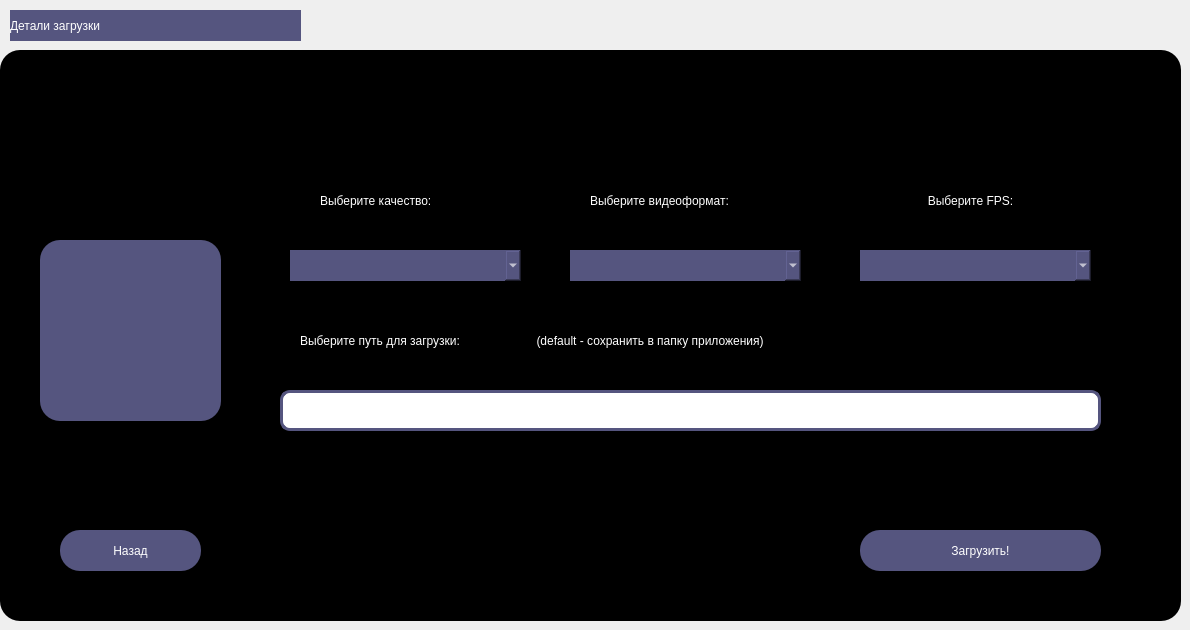
    <widget class="QWidget" name="DownloadDetailsTab">
     <widget class="QFrame" name="DDT_Container">
      <property name="geometry">
       <rect>
        <x>0</x>
        <y>50</y>
        <width>1181</width>
        <height>571</height>
       </rect>
      </property>
      <property name="styleSheet">
       <string notr="true">background-color: rgb(0, 0, 0);
border-radius: 20px;</string>
      </property>
      <property name="frameShape">
       <enum>QFrame::StyledPanel</enum>
      </property>
      <property name="frameShadow">
       <enum>QFrame::Raised</enum>
      </property>
      <widget class="QLabel" name="DDT_VideoName">
       <property name="geometry">
        <rect>
         <x>40</x>
         <y>40</y>
         <width>1111</width>
         <height>41</height>
        </rect>
       </property>
       <property name="styleSheet">
        <string notr="true">font: 63 12pt &quot;Yu Gothic UI Semibold&quot;;
background-color: rgb(0, 0, 0);
color: rgb(255, 255, 255);</string>
       </property>
       <property name="text">
        <string/>
       </property>
      </widget>
      <widget class="QLabel" name="DDT_QualityLabel">
       <property name="geometry">
        <rect>
         <x>320</x>
         <y>130</y>
         <width>231</width>
         <height>41</height>
        </rect>
       </property>
       <property name="styleSheet">
        <string notr="true">font: 63 10pt &quot;Yu Gothic UI Semibold&quot;;
background-color: rgb(0, 0, 0);
color: rgb(255, 255, 255);</string>
       </property>
       <property name="text">
        <string>Выберите качество:</string>
       </property>
      </widget>
      <widget class="QLabel" name="DDT_FormatLabel">
       <property name="geometry">
        <rect>
         <x>590</x>
         <y>130</y>
         <width>251</width>
         <height>41</height>
        </rect>
       </property>
       <property name="styleSheet">
        <string notr="true">font: 63 10pt &quot;Yu Gothic UI Semibold&quot;;
background-color: rgb(0, 0, 0);
color: rgb(255, 255, 255);</string>
       </property>
       <property name="text">
        <string>Выберите видеоформат:</string>
       </property>
      </widget>
      <widget class="QLabel" name="DDT_BitrateLabel">
       <property name="geometry">
        <rect>
         <x>810</x>
         <y>120</y>
         <width>321</width>
         <height>61</height>
        </rect>
       </property>
       <property name="styleSheet">
        <string notr="true">font: 63 10pt &quot;Yu Gothic UI Semibold&quot;;
background-color: rgb(0, 0, 0);
color: rgb(255, 255, 255);</string>
       </property>
       <property name="text">
        <string>Выберите FPS:</string>
       </property>
       <property name="alignment">
        <set>Qt::AlignCenter</set>
       </property>
      </widget>
      <widget class="QComboBox" name="DDT_QualityBox">
       <property name="geometry">
        <rect>
         <x>290</x>
         <y>200</y>
         <width>231</width>
         <height>31</height>
        </rect>
       </property>
       <property name="styleSheet">
        <string notr="true">font: 63 10pt &quot;Yu Gothic UI Semibold&quot;;
background-color: rgb(85, 85, 127);
color: rgb(255, 255, 255);
border-radius: 20px;</string>
       </property>
      </widget>
      <widget class="QComboBox" name="DDT_FormatBox">
       <property name="geometry">
        <rect>
         <x>570</x>
         <y>200</y>
         <width>231</width>
         <height>31</height>
        </rect>
       </property>
       <property name="styleSheet">
        <string notr="true">font: 63 10pt &quot;Yu Gothic UI Semibold&quot;;
background-color: rgb(85, 85, 127);
color: rgb(255, 255, 255);
border-radius: 20px;</string>
       </property>
      </widget>
      <widget class="QComboBox" name="DDT_BitrateBox">
       <property name="geometry">
        <rect>
         <x>860</x>
         <y>200</y>
         <width>231</width>
         <height>31</height>
        </rect>
       </property>
       <property name="styleSheet">
        <string notr="true">font: 63 10pt &quot;Yu Gothic UI Semibold&quot;;
background-color: rgb(85, 85, 127);
color: rgb(255, 255, 255);
border-radius: 20px;</string>
       </property>
      </widget>
      <widget class="QPushButton" name="DDT_DownloadButton">
       <property name="geometry">
        <rect>
         <x>860</x>
         <y>480</y>
         <width>241</width>
         <height>41</height>
        </rect>
       </property>
       <property name="styleSheet">
        <string notr="true">font: 63 10pt &quot;Yu Gothic UI Semibold&quot;;
background-color: rgb(85, 85, 127);
color: rgb(255, 255, 255);
border-radius: 20px;</string>
       </property>
       <property name="text">
        <string>Загрузить!</string>
       </property>
      </widget>
      <widget class="QPushButton" name="DDT_CancelButton">
       <property name="geometry">
        <rect>
         <x>60</x>
         <y>480</y>
         <width>141</width>
         <height>41</height>
        </rect>
       </property>
       <property name="styleSheet">
        <string notr="true">font: 63 10pt &quot;Yu Gothic UI Semibold&quot;;
background-color: rgb(85, 85, 127);
color: rgb(255, 255, 255);
border-radius: 20px;</string>
       </property>
       <property name="text">
        <string>Назад</string>
       </property>
      </widget>
      <widget class="QLabel" name="DDT_VideoIcon">
       <property name="geometry">
        <rect>
         <x>40</x>
         <y>190</y>
         <width>181</width>
         <height>181</height>
        </rect>
       </property>
       <property name="styleSheet">
        <string notr="true">background-color: rgb(85, 85, 127);
color: rgb(255, 255, 255);
border-radius: 20px;</string>
       </property>
       <property name="text">
        <string/>
       </property>
      </widget>
      <widget class="QLineEdit" name="DDT_PathInput">
       <property name="geometry">
        <rect>
         <x>280</x>
         <y>340</y>
         <width>821</width>
         <height>41</height>
        </rect>
       </property>
       <property name="styleSheet">
        <string notr="true">padding-left: 10px;
background-color: rgb(255, 255, 255);
border: 3px solid rgb(85, 85, 127);;
border-radius: 10px;

</string>
       </property>
       <property name="text">
        <string/>
       </property>
      </widget>
      <widget class="QLabel" name="DDT_PathLabel">
       <property name="geometry">
        <rect>
         <x>300</x>
         <y>270</y>
         <width>851</width>
         <height>41</height>
        </rect>
       </property>
       <property name="styleSheet">
        <string notr="true">font: 63 10pt &quot;Yu Gothic UI Semibold&quot;;
background-color: rgb(0, 0, 0);
color: rgb(255, 255, 255);</string>
       </property>
       <property name="text">
        <string>Выберите путь для загрузки:                       (default - сохранить в папку приложения)</string>
       </property>
      </widget>
     </widget>
     <widget class="QLabel" name="DDT_LabLabel">
      <property name="geometry">
       <rect>
        <x>10</x>
        <y>10</y>
        <width>291</width>
        <height>31</height>
       </rect>
      </property>
      <property name="styleSheet">
       <string notr="true">font: 63 12pt &quot;Yu Gothic UI Semibold&quot;;
background-color: rgb(85, 85, 127);
color: rgb(255, 255, 255);</string>
      </property>
      <property name="text">
       <string>Детали загрузки</string>
      </property>
     </widget>
    </widget>
